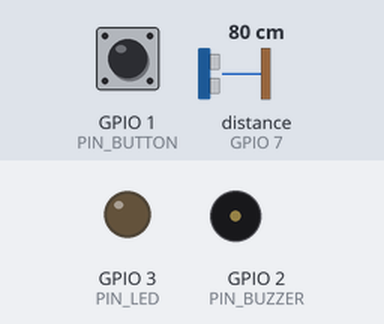
This sketch was run on a simulated Seeed XIAO ESP32-S3. Parts: output pins drawn as LEDs (lit = HIGH), buzzer (waves = sounding, pin HIGH). The inputs (shaded band) are chosen by the test bench; at power-on: GPIO 1 (PIN_BUTTON) HIGH, distance to the obstacle (sensor on GPIO 7) 80 cm. The echo pulse lasts 58.3 µs per cm; WiFi joins after 1.5 s; servers stay silent unless stated; uploads are accepted with an empty reply; the camera gives no picture; pins used as bus, display or sensor lines are not drawn; what the sketch prints to the serial monitor is not drawn.

Above: at 4.0 s.
4.1 s: GPIO 1 (PIN_BUTTON) pulled LOW for 0.15 s
At 5.0 s:
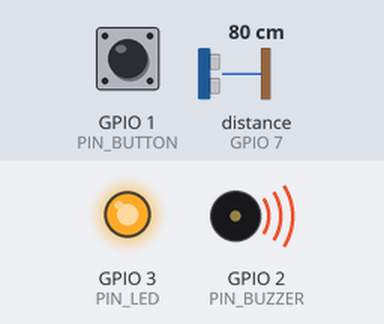
At 5.8 s:
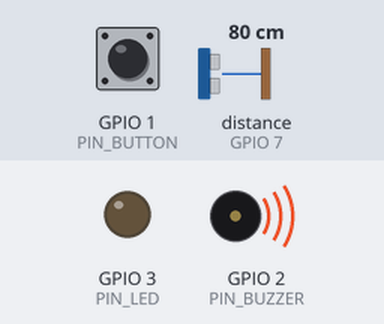
Timing chart, 0 to 8.0 s (numbered marks = the images above; inputs shaded):
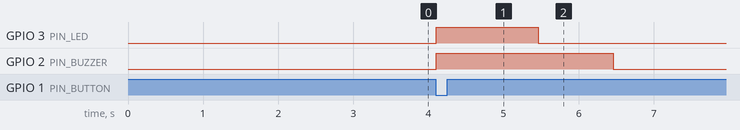

The sketch:

smart_doorbell.ino
```cpp
#include <WiFi.h>
#include <WiFiClientSecure.h>
#include "esp_camera.h"
#include <Wire.h>
#include <Adafruit_AHTX0.h>

const char *WIFI_SSID     = "BLANK_FOR_SECURITY_REASONS";
const char *WIFI_PASSWORD = "BLANK_DITTO";

const char *DISCORD_HOST = "discord.com";
const char *DISCORD_PATH =
  "/api/webhooks/1428854392655708231/"
  "ndoVAxldr4pqDMZOqxiD_aN-xoe7i-uEq-vfJGrtfNGJsD6mkCE5v6PfY2Ki7gLd4CIq";

const float MOTION_DISTANCE_CM = 200.0;
const unsigned long ULTRASONIC_INTERVAL_MS = 5000;
const unsigned long AHT20_REPORT_INTERVAL_MS = 3600000UL;

#define PIN_BUTTON   D0
#define PIN_BUZZER   D1
#define PIN_LED      D2
#define PIN_US_TRIG  D3
#define PIN_US_ECHO  D8
#define PIN_I2C_SDA  D4
#define PIN_I2C_SCL  D5

#define PWDN_GPIO_NUM     -1
#define RESET_GPIO_NUM    -1
#define XCLK_GPIO_NUM     10
#define SIOD_GPIO_NUM     40
#define SIOC_GPIO_NUM     39
#define Y9_GPIO_NUM       48
#define Y8_GPIO_NUM       11
#define Y7_GPIO_NUM       12
#define Y6_GPIO_NUM       14
#define Y5_GPIO_NUM       16
#define Y4_GPIO_NUM       18
#define Y3_GPIO_NUM       17
#define Y2_GPIO_NUM       15
#define VSYNC_GPIO_NUM    38
#define HREF_GPIO_NUM     47
#define PCLK_GPIO_NUM     13

Adafruit_AHTX0 aht20;

unsigned long lastUltrasonicCheck = 0;
unsigned long lastAHTReport = 0;
int lastButtonState = HIGH;

void connectWiFi() {
  WiFi.mode(WIFI_STA);
  WiFi.begin(WIFI_SSID, WIFI_PASSWORD);
  Serial.print("Connecting to WiFi");
  while (WiFi.status() != WL_CONNECTED) {
    delay(500);
    Serial.print(".");
  }
  Serial.println("\nWiFi connected. IP: " + WiFi.localIP().toString());
}

bool initCamera() {
  camera_config_t config;
  config.ledc_channel = LEDC_CHANNEL_0;
  config.ledc_timer   = LEDC_TIMER_0;
  config.pin_d0       = Y2_GPIO_NUM;
  config.pin_d1       = Y3_GPIO_NUM;
  config.pin_d2       = Y4_GPIO_NUM;
  config.pin_d3       = Y5_GPIO_NUM;
  config.pin_d4       = Y6_GPIO_NUM;
  config.pin_d5       = Y7_GPIO_NUM;
  config.pin_d6       = Y8_GPIO_NUM;
  config.pin_d7       = Y9_GPIO_NUM;
  config.pin_xclk     = XCLK_GPIO_NUM;
  config.pin_pclk     = PCLK_GPIO_NUM;
  config.pin_vsync    = VSYNC_GPIO_NUM;
  config.pin_href     = HREF_GPIO_NUM;
  config.pin_sscb_sda = SIOD_GPIO_NUM;
  config.pin_sscb_scl = SIOC_GPIO_NUM;
  config.pin_pwdn     = PWDN_GPIO_NUM;
  config.pin_reset    = RESET_GPIO_NUM;
  config.xclk_freq_hz = 20000000;
  config.pixel_format = PIXFORMAT_JPEG;

  if (psramFound()) {
    config.frame_size   = FRAMESIZE_VGA;
    config.jpeg_quality = 10;
    config.fb_count     = 2;
  } else {
    config.frame_size   = FRAMESIZE_QVGA;
    config.jpeg_quality = 12;
    config.fb_count     = 1;
  }

  esp_err_t err = esp_camera_init(&config);
  if (err != ESP_OK) {
    Serial.printf("Camera init failed with error 0x%x\n", err);
    return false;
  }
  Serial.println("Camera initialized.");
  return true;
}

bool captureAndSendImage(const char *caption) {
  camera_fb_t *fb = esp_camera_fb_get();
  if (!fb) {
    Serial.println("Camera capture failed");
    return false;
  }

  bool ok = false;
  WiFiClientSecure client;
  client.setInsecure();

  if (!client.connect(DISCORD_HOST, 443)) {
    Serial.println("Connection to Discord failed");
  } else {
    String boundary = "------------------------XIAODOORBELL12345";
    String bodyStart = "--" + boundary + "\r\n";
    bodyStart += "Content-Disposition: form-data; name=\"content\"\r\n\r\n";
    bodyStart += caption;
    bodyStart += "\r\n--" + boundary + "\r\n";
    bodyStart += "Content-Disposition: form-data; name=\"file\"; filename=\"doorbell.jpg\"\r\n";
    bodyStart += "Content-Type: image/jpeg\r\n\r\n";

    String bodyEnd = "\r\n--" + boundary + "--\r\n";
    size_t totalLen = bodyStart.length() + fb->len + bodyEnd.length();

    client.print(String("POST ") + DISCORD_PATH + " HTTP/1.1\r\n");
    client.print(String("Host: ") + DISCORD_HOST + "\r\n");
    client.print("User-Agent: XIAO-ESP32S3-doorbell\r\n");
    client.print("Content-Type: multipart/form-data; boundary=" + boundary + "\r\n");
    client.print("Content-Length: ");
    client.print(totalLen);
    client.print("\r\nConnection: close\r\n\r\n");

    client.print(bodyStart);
    client.write(fb->buf, fb->len);
    client.print(bodyEnd);

    unsigned long timeout = millis() + 10000;
    while (client.connected() && millis() < timeout) {
      while (client.available()) {
        String line = client.readStringUntil('\n');
        Serial.println(line);
      }
    }
    ok = true;
  }

  esp_camera_fb_return(fb);
  client.stop();
  return ok;
}

bool sendDiscordText(const String &content) {
  WiFiClientSecure client;
  client.setInsecure();

  if (!client.connect(DISCORD_HOST, 443)) {
    Serial.println("Connection to Discord failed (text)");
    return false;
  }

  String payload = String("{\"content\":\"") + content + "\"}";

  String request =
      String("POST ") + DISCORD_PATH + " HTTP/1.1\r\n" +
      "Host: " + DISCORD_HOST + "\r\n" +
      "User-Agent: XIAO-ESP32S3-doorbell\r\n" +
      "Content-Type: application/json\r\n" +
      "Content-Length: " + String(payload.length()) + "\r\n" +
      "Connection: close\r\n\r\n" +
      payload;

  client.print(request);

  unsigned long timeout = millis() + 10000;
  while (client.connected() && millis() < timeout) {
    while (client.available()) {
      String line = client.readStringUntil('\n');
      Serial.println(line);
    }
  }

  client.stop();
  return true;
}

float readUltrasonicDistanceCM() {
  digitalWrite(PIN_US_TRIG, LOW);
  delayMicroseconds(2);
  digitalWrite(PIN_US_TRIG, HIGH);
  delayMicroseconds(10);
  digitalWrite(PIN_US_TRIG, LOW);

  unsigned long duration = pulseIn(PIN_US_ECHO, HIGH, 30000UL);
  if (duration == 0) {
    return -1.0;
  }

  float distance = (duration * 0.0343) / 2.0;
  return distance;
}

bool initAHT20() {
  if (!aht20.begin()) {
    Serial.println("Could not find AHT20 sensor, check wiring.");
    return false;
  }
  Serial.println("AHT20 initialized.");
  return true;
}

bool readAHT20(float &tempC, float &humidity) {
  sensors_event_t humidity_event, temp_event;
  if (!aht20.getEvent(&humidity_event, &temp_event)) {
    return false;
  }
  tempC = temp_event.temperature;
  humidity = humidity_event.relative_humidity;
  return true;
}

void doorbellBuzzSequence() {
  digitalWrite(PIN_LED, HIGH);
  digitalWrite(PIN_BUZZER, HIGH);
  delay(1000);

  captureAndSendImage("Doorbell pressed - snapshot");

  digitalWrite(PIN_LED, LOW);
  digitalWrite(PIN_BUZZER, HIGH);
  delay(1000);

  digitalWrite(PIN_BUZZER, LOW);
}

void setup() {
  Serial.begin(115200);
  delay(1000);

  pinMode(PIN_BUZZER, OUTPUT);
  pinMode(PIN_LED, OUTPUT);
  pinMode(PIN_BUTTON, INPUT_PULLUP);
  pinMode(PIN_US_TRIG, OUTPUT);
  pinMode(PIN_US_ECHO, INPUT);

  digitalWrite(PIN_BUZZER, LOW);
  digitalWrite(PIN_LED, LOW);
  digitalWrite(PIN_US_TRIG, LOW);

  Wire.begin(PIN_I2C_SDA, PIN_I2C_SCL);

  connectWiFi();
  initCamera();
  initAHT20();

  lastUltrasonicCheck = millis();
  lastAHTReport = millis();
}

void loop() {
  unsigned long now = millis();

  int buttonState = digitalRead(PIN_BUTTON);
  if (lastButtonState == HIGH && buttonState == LOW) {
    Serial.println("Doorbell pressed!");
    doorbellBuzzSequence();
  }
  lastButtonState = buttonState;

  if (now - lastUltrasonicCheck >= ULTRASONIC_INTERVAL_MS) {
    lastUltrasonicCheck = now;
    float dist = readUltrasonicDistanceCM();
    Serial.print("Ultrasonic distance: ");
    Serial.println(dist);

    if (dist > 0 && dist < MOTION_DISTANCE_CM) {
      Serial.println("Motion detected by ultrasonic sensor!");
      captureAndSendImage("Motion detected at door");
    }
  }

  if (now - lastAHTReport >= AHT20_REPORT_INTERVAL_MS) {
    lastAHTReport = now;
    float t, h;
    if (readAHT20(t, h)) {
      String msg = "Hourly environment report: ";
      msg += String(t, 1) + " C, ";
      msg += String(h, 1) + " % RH";
      sendDiscordText(msg);
      Serial.println(msg);
    } else {
      Serial.println("Failed to read AHT20");
    }
  }

  delay(10);
}
```

Measured:
- after the input at 4.1 s, GPIO 3 (PIN_LED): LOW → HIGH at once, → LOW 1.4 s later; GPIO 2 (PIN_BUZZER): LOW → HIGH at once, → LOW 2.4 s later
